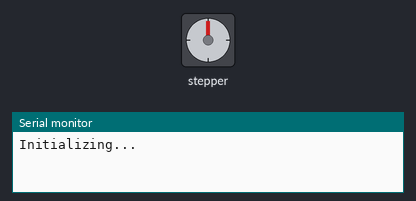
A program run on a simulated Arduino Uno, built with avr-gcc and run on an emulated ATmega328P. Shown: stepper motor, the last lines printed to the serial monitor. Random numbers use the default seed unless the program sets one; stepper angles assume 200 steps per turn.

Above: at 0.1 s.
At 8.16 s:
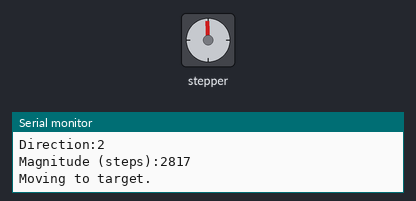
At 16.9 s:
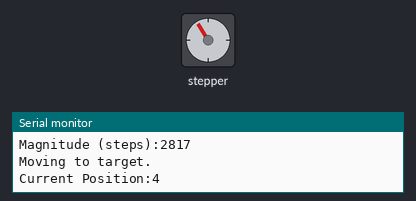
At 28.5 s:
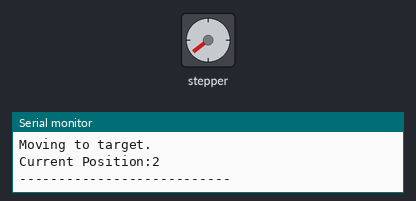
Timing chart, 0 to 30.0 s (numbered marks = the images above):
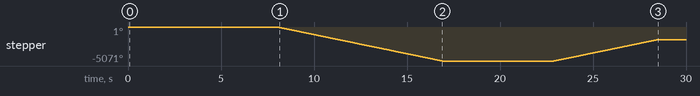

The program:

main.cpp
```cpp
/*    File Information
* main.cpp - main program file to control stepper motor lead-screw
*       combo for the prototype Chemical Pump Solenoid stack
*
* Project: Chemical Pump Soleniod Lead Screw Prototype
* Company: IES Combustors
* Author: Curtis Burke
* Date Created: 12-08-2021
* Date Modified: 12-08-2021
*
*/

/*    Mechanical Design
*
*   [-----]    [______________________________________________________________]  [------]
*   | MOT |-------------------------------------------------------------|    [0]-[ HOME ]
*   [-----]    [__________ 4 __________ 3 __________ 2 __________ 1 __________]  [------]
*
*                     <--------- BACKWARD            FORWARD --------->
*
*/
// --------------------------------------------------------------------------------------------------------------------------------------------------------------------

// Include Libraries
#include <Arduino.h>
#include <AFMotor.h>
#include <stdlib.h>                                                   // For abs function

// Include Function Files
#include "driveMotor.h"

// Declare & Define Variables
int target;                                                           // The port number for the desired position
int current;                                                          // The port number for the current position

int magnitude;                                                        // The number of steps to move to reach target
int direction;                                                        // The direction to move to reach target

bool homed = 0;                                                       // Homed status (initialized to false)

int steps_per_rev = 200;                                              // Motor parameter (1.8 deg per step)

/* steps_between_ports Calculation:
*
*   Lead Screw Treads: TR8x8
*   Lead (advanment of nut per one revolution of screw): 8mm/rev (0.315"/rev)
*
*   Spacing between ports: 1.375"
*   1.375/0.315 = 4.365 revs between ports
*
*   200 steps/rev * 4.365 revs = 873 steps between ports
*
*/
int steps_between_ports = 873;                                        // Calculated value based on # of steps/rev & lead screw Lead

/* steps_0_to_1 Calculation:
*
*   Lead Screw Treads: TR8x8
*   Lead (advanment of nut per one revolution of screw): 8mm/rev (0.315"/rev)
*
*   Spacing between ports: 0.3215"
*   0.3125/0.315 = 0.99 revs between ports
*
*   200 steps/rev * 0.99 revs = 198 steps between ports
*
*/
int steps_0_to_1 = 198;

#define FORWARD 1
#define BACKWARD 2

AF_Stepper motor(steps_per_rev, 2);                                   // Connect motor to position #2 (M3 and M4) [OSEPP Motor Driver]


int loop_delay = 5000;                                                // Amount of runtime for each loop


#define DEBUG                                                         // Debug flag - if defined Serial is acive


// --------------------------------------------------------------------------------------------------------------------------------------------------------------------
void setup() {
  // ------ Initialize ------
  #ifdef DEBUG
    Serial.begin(9600);                                                 // set up Serial connection at 9600 bps

    Serial.println("Initializing...");
  #endif

  motor.setSpeed(100);                                                // Set speed in rpm
  delay(5000);                                                        // delay for stability

  // ------ Initial Home ------
  #ifdef DEBUG
    Serial.println("Homing...");
  #endif

  // TODO: move motor forward until home limit switch is tripped.

  delay(2000);                                                        // delay for stability

  // Update state
  homed = 1;                                                          // Motor has been homed
  current = 0;                                                        // Set current position to "home"

}

// --------------------------------------------------------------------------------------------------------------------------------------------------------------------
void loop() {

  // ------ Find Target ------
    #ifdef DEBUG
      Serial.println("Generating Random target...");
    #endif

    target = rand() % 4 + 1;                                          // random target between 1 and 4

    delay(1000);

    #ifdef DEBUG
      Serial.print("Target received: ");
      Serial.println(target);
    #endif
    //target = 1;


  // ----- Choose Direction ------
  if (target > current)
  { // BACKWARD
    direction = BACKWARD;
  }
  else if (target < current)
  { // FORWARD
    direction = FORWARD;
  }
  else
  { // DONT MOVE
    direction = 0;
  }

  #ifdef DEBUG
    Serial.print("Direction:");
    Serial.println(direction);
  #endif

  // ----- Find Magnitude ------
  if(current == 0)
  {
    current = 1;
    magnitude = (abs(target - current) * steps_between_ports) + steps_0_to_1;
  }
  else
    magnitude = abs(target - current) * steps_between_ports;

  #ifdef DEBUG
    Serial.print("Magnitude (steps):");
    Serial.println(magnitude);
  #endif

  // ----- Move Motor ------
  if (direction != 0)
    #ifdef DEBUG
      Serial.println("Moving to target.");
    #endif
    motor.step(magnitude, direction, DOUBLE);

  // ----- Update current ------
  current = target;

  #ifdef DEBUG
    Serial.print("Current Position:");
    Serial.println(current);
    Serial.println();
    Serial.println("---------------------------");
  #endif

  delay(loop_delay);

}
// --------------------------------------------------------------------------------------------------------------------------------------------------------------------
```

driveMotor.cpp
```cpp
#include <Arduino.h>

#include "driveMotor.h"
```

driveMotor.h
```cpp
#ifndef DRIVEMOTOR_H
#define DRIVEMOTOR_H


#endif
```

Measured:
- by itself, stepper: turns 5071° counter-clockwise in 8.9 s, then 3143° clockwise in 5.5 s
